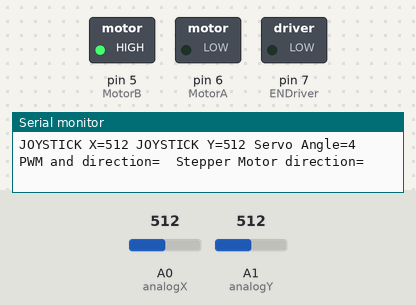
Bench run of a sketch on a simulated Arduino Uno, built with avr-gcc and run on an emulated ATmega328P. Parts: switched loads named in the sketch (green lamp = pin HIGH), the last lines printed to the serial monitor. The test bench sets the inputs (shaded band); at power-on: A0 (analogX) = 512, A1 (analogY) = 512.

Above: at 1.2 s.
1.3 s: A0 (analogX) set to 501
At 1.6 s:
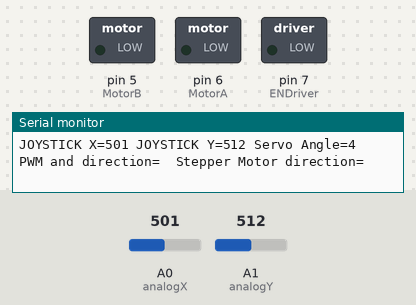
2.8 s: A0 (analogX) set to 306
At 3.3 s:
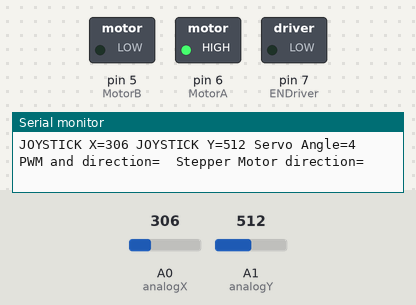
4.3 s: A1 (analogY) set to 104
7.3 s: A1 (analogY) set to 90
10.3 s: A0 (analogX) set to 511
At 11.7 s:
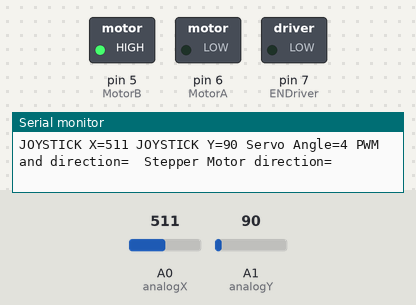
13.3 s: A0 (analogX) set to 122
At 13.8 s:
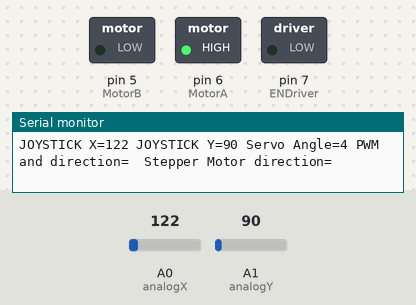
Timing chart, 0 to 16.3 s (numbered marks = the images above; inputs shaded):
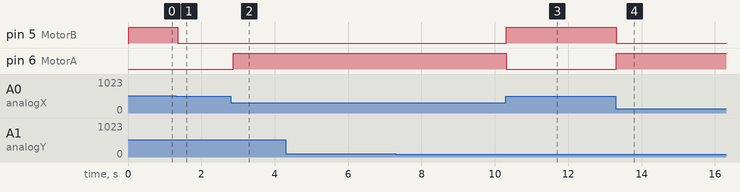

Measured:
- the behaviour switches between 502 and 501 on A0 (analogX) (found by bisection; images 0 and 1)
- after the input at 1.3 s, pin 5 (MotorB): HIGH → LOW after 0.05 s
- after the input at 2.8 s, pin 6 (MotorA): LOW → HIGH after 0.06 s
- after the input at 10.3 s, pin 5 (MotorB): LOW → HIGH at once; pin 6 (MotorA): HIGH → LOW at once
- after the input at 13.3 s, pin 5 (MotorB): HIGH → LOW at once; pin 6 (MotorA): LOW → HIGH at once

The sketch:

Arduino_Joystick_Code.ino
```cpp
// Fan and Joystick
#define analogX A0    // Analog input pin Joystick X direction
#define analogY A1    // Analog input pin Joystick Y direction
#define JoySwitch 13  // Analog input pin Joystick Button
#define MotorA 6      // Input 1 from Arduino to DC Motor via L293D Motor Driver
#define MotorB 5      // Input 2 from Arduino to DC Motor via L293D Motor Driver

#define ENDriver 7    // L293D Motor Driver Enable Pin

#define JoyXCentre 496  // analog readings for X and Y when joystick is in centre
#define JoyYCentre 511

int valX = analogRead(analogX);
int valXneg = analogRead(analogX);
int valY = analogRead(analogY);
int valYneg = analogRead(analogY);
int JoyX = 0;
int JoyY = 0;


//Servo
#define ServoSignal 4   // Servo Control Signal
int on;
int off;

//Stepper Motor Controller
#define StepperCoilA 8
#define StepperCoilB 9
#define StepperCoilC 10
#define StepperCoilD 11

void setup()
{
  Serial.begin(9600);
  pinMode(MotorA, OUTPUT);
  pinMode(MotorB, OUTPUT);
  pinMode(ENDriver, OUTPUT);
}

void pos()
{
  int loc = 0;
  loc = analogRead(JoyX);
  loc = map(loc, 0, 1023, 2500, 500);
  on = loc;
  off = 20000-loc;
  int deg = loc;
  deg = map(deg, 500, 2500, 180, 0);
  Serial.println(deg);
}

void loop()
{
  valX = map(valX, 0, 515, 255, 0);
  valXneg = map(valXneg, 519, 1023, 0, 255);

  JoyY = analogRead(analogY);
  // print the results to the Serial Monitor:
  Serial.print("JOYSTICK X=");
  Serial.print(JoyX);
  Serial.print(" JOYSTICK Y=");
  Serial.print(JoyY);
  Serial.print(" Servo Angle=");
  Serial.print(ServoSignal);
  Serial.print(" PWM and direction=");
  Serial.print(" ");
  Serial.print(" Stepper Motor direction=");
  Serial.println(" ");

  JoyX = analogRead(analogX);
  valX = map(valX, 0, 515, 255, 0);
  valXneg = map(valXneg, 519, 1023, 0, 255);

  if (JoyX < JoyXCentre-5)
  {
    //Drive Motor one direction
    digitalWrite(MotorA, HIGH);
    digitalWrite(MotorB, LOW);
  }

  else if (JoyX > JoyXCentre+5)
  {
    //Drive Motor other direction
    digitalWrite(MotorA, LOW);
    delayMicroseconds(off);
    digitalWrite(MotorB, HIGH);
    delayMicroseconds(on);
  }

  else
  {
    digitalWrite(MotorA, LOW);
    digitalWrite(MotorB, LOW);
  }

}
```
